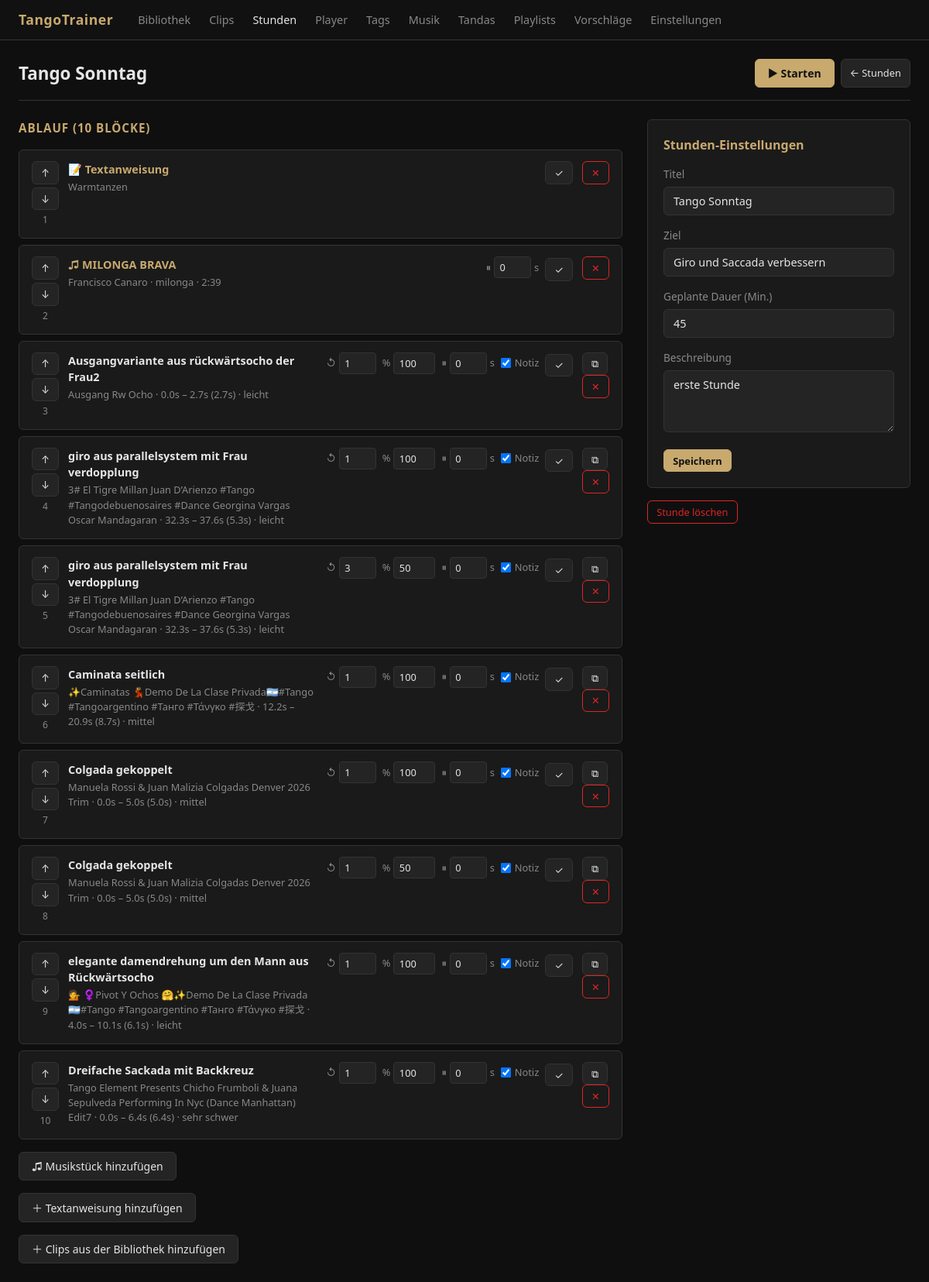
Screenshot of /lessons/1/edit with the database file from the repository.
### app/models.py (models this page shows)
class Lesson(Base):
    __tablename__ = "lessons"
    id = Column(Integer, primary_key=True, index=True)
    title = Column(String, nullable=False)
    description = Column(Text)
    goal = Column(Text)
    planned_duration = Column(Integer)
    created_at = Column(DateTime, default=datetime.utcnow)
    updated_at = Column(DateTime, default=datetime.utcnow, onupdate=datetime.utcnow)
    items = relationship(
        "LessonItem",
        back_populates="lesson",
        order_by="LessonItem.order_index",
        cascade="all, delete-orphan",
    )

class LessonItem(Base):
    __tablename__ = "lesson_items"
    id = Column(Integer, primary_key=True, index=True)
    lesson_id = Column(Integer, ForeignKey("lessons.id"), nullable=False)
    item_type = Column(String, nullable=False)
    clip_id = Column(Integer, ForeignKey("clips.id"), nullable=True)
    video_id = Column(Integer, ForeignKey("videos.id"), nullable=True)
    audio_id = Column(Integer, ForeignKey("music_tracks.id"), nullable=True)
    text_instruction = Column(Text)
    order_index = Column(Integer, nullable=False)
    loop_count = Column(Integer, default=1)
    speed = Column(Float, default=1.0)
    pause_after_seconds = Column(Integer, default=0)
    show_notes = Column(Integer, default=1)
    duration_override = Column(Integer)
    lesson = relationship("Lesson", back_populates="items")
    clip = relationship("Clip")
    video = relationship("Video")
    audio = relationship("MusicTrack")

class MusicTrack(Base):
    __tablename__ = "music_tracks"
    id = Column(Integer, primary_key=True, index=True)
    filepath = Column(String, unique=True, nullable=False)
    title = Column(String, nullable=False)
    orchestra = Column(String)
    singer = Column(String)
    year = Column(Integer)
    dance_type = Column(String)
    duration = Column(Float)
    bpm = Column(Integer)
    mood = Column(String)
    notes = Column(Text)

class Clip(Base):
    __tablename__ = "clips"
    id = Column(Integer, primary_key=True, index=True)
    video_id = Column(Integer, ForeignKey("videos.id"), nullable=False)
    title = Column(String, nullable=False)
    start_seconds = Column(Float, nullable=False)
    end_seconds = Column(Float, nullable=False)
    notes = Column(Text)
    technical_notes = Column(Text)
    leader_notes = Column(Text)
    follower_notes = Column(Text)
    adaptation_notes = Column(Text)
    difficulty = Column(String)
    practice_status = Column(String)
    thumbnail_path = Column(String)
    default_speed = Column(Float, default=1.0)
    default_loop_count = Column(Integer, default=1)
    pause_after_seconds = Column(Integer, default=0)
    created_at = Column(DateTime, default=datetime.utcnow)
    updated_at = Column(DateTime, default=datetime.utcnow, onupdate=datetime.utcnow)
    video = relationship("Video", back_populates="clips")
    tags = relationship("Tag", secondary=clip_tags, back_populates="clips")
    practice_logs = relationship("PracticeLog", back_populates="clip")

class Video(Base):
    __tablename__ = "videos"
    id = Column(Integer, primary_key=True, index=True)
    filepath = Column(String, unique=True, nullable=False)  # relative to project root
    filename = Column(String, nullable=False)
    title = Column(String, nullable=False)
    duration = Column(Float)
    thumbnail_path = Column(String)
    dancer_1 = Column(String)
    dancer_2 = Column(String)
    event = Column(String)
    year = Column(Integer)
    source_url = Column(String)
    description = Column(Text)
    dance_type = Column(String)
    status = Column(String, default="neu")
    song_title = Column(String)
    composer = Column(String)
    created_at = Column(DateTime, default=datetime.utcnow)
    updated_at = Column(DateTime, default=datetime.utcnow, onupdate=datetime.utcnow)
    clips = relationship("Clip", back_populates="video", cascade="all, delete-orphan")

### app/routers/lessons.py (the view)
@router.get("/lessons/{lesson_id}/edit", response_class=HTMLResponse)
def lesson_edit(lesson_id: int, request: Request, db: Session = Depends(get_db)):
    lesson = db.query(Lesson).filter(Lesson.id == lesson_id).first()
    if not lesson:
        raise HTTPException(status_code=404, detail="Übungsstunde nicht gefunden")
    music_tracks = db.query(MusicTrack).order_by(MusicTrack.dance_type, MusicTrack.title).all()
    return templates.TemplateResponse(
        "lesson_edit.html", {"request": request, "lesson": lesson, "music_tracks": music_tracks}
    )

### app/templates/lesson_edit.html (shortened to what this page needs)
{% extends "base.html" %}
{% block content %}
<div class="page-header">
  <h1 class="page-title">{{ lesson.title }}</h1>
  <div style="display:flex; gap:0.5rem;">
    <a href="/player/lesson/{{ lesson.id }}" class="btn btn-primary">▶ Starten</a>
    <a href="/lessons" class="btn btn-secondary btn-sm">← Stunden</a>
  </div>
</div>
<div style="display:grid; grid-template-columns:1fr 340px; gap:2rem; align-items:start;">
  <div>
    <h2 style="font-size:0.95rem; color:var(--accent); margin-bottom:1rem; text-transform:uppercase; letter-spacing:.06em;">
      Ablauf ({{ lesson.items | length }} Blöcke)
    </h2>
    <div id="lesson-items-list">
      {% include "partials/lesson_items.html" %}
    </div>
    {% if music_tracks %}
    <details style="margin-top:1rem;">
      <summary class="btn btn-secondary" style="cursor:pointer; display:inline-flex;">
        ♫ Musikstück hinzufügen
      </summary>
            {% set ns = namespace(dance="") %}
    </details>
    {% endif %}
    <details style="margin-top:1rem;">
      <summary class="btn btn-secondary" style="cursor:pointer; display:inline-flex;">
        ＋ Textanweisung hinzufügen
      </summary>
    </details>
    <div style="margin-top:1rem;">
      <a href="/clips" class="btn btn-secondary">
        ＋ Clips aus der Bibliothek hinzufügen
      </a>
    </div>
  </div>
  <div>
    <div class="clip-panel">
      <h3>Stunden-Einstellungen</h3>
      <form method="post" action="/lessons/{{ lesson.id }}/meta">
        <div class="form-group">
          <label>Titel</label>
          <input type="text" name="title" value="{{ lesson.title }}" required>
        </div>
        <div class="form-group">
          <label>Ziel</label>
          <input type="text" name="goal" value="{{ lesson.goal or '' }}"
                 placeholder="z. B. Giro verbessern">
        </div>
        <div class="form-group">
          <label>Geplante Dauer (Min.)</label>
          <input type="number" name="planned_duration"
                 value="{{ lesson.planned_duration or '' }}" min="5" max="180">
        </div>
        <div class="form-group">
          <label>Beschreibung</label>
          <textarea name="description">{{ lesson.description or '' }}</textarea>
        </div>
        <button type="submit" class="btn btn-primary btn-sm">Speichern</button>
      </form>
    </div>
    <div style="margin-top:1rem;">
      <form method="post" action="/lessons/{{ lesson.id }}/delete"
            onsubmit="return confirm('Stunde wirklich löschen?')">
        <button type="submit" class="btn btn-danger btn-sm">Stunde löschen</button>
      </form>
    </div>
  </div>
</div>
{% endblock %}

### app/templates/partials/lesson_items.html (shortened to what this page needs)
{% for item in lesson.items | sort(attribute='order_index') %}
<div class="lesson-item" id="lesson-item-{{ item.id }}">
  <div class="lesson-item-drag">
    <form method="post" action="/lessons/{{ lesson.id }}/items/{{ item.id }}/up" style="display:inline;">
      <button type="submit" class="btn btn-secondary btn-sm" title="Nach oben" {% if loop.first %}disabled{% endif %}>↑</button>
    </form>
    <form method="post" action="/lessons/{{ lesson.id }}/items/{{ item.id }}/down" style="display:inline;">
      <button type="submit" class="btn btn-secondary btn-sm" title="Nach unten" {% if loop.last %}disabled{% endif %}>↓</button>
    </form>
    <span class="lesson-item-index">{{ loop.index }}</span>
  </div>
  <div class="lesson-item-body"
       {% if item.item_type == "clip" and item.clip %}
       data-video-id="{{ item.clip.video_id }}"
       data-start="{{ item.clip.start_seconds }}"
       data-end="{{ item.clip.end_seconds }}"
       data-title="{{ item.clip.title | e }}"
       data-clip-id="{{ item.clip.id }}"
       style="cursor:pointer;"
       {% endif %}>
    {% if item.item_type == "clip" and item.clip %}
    <div class="lesson-item-title">{{ item.clip.title }}</div>
    <div class="lesson-item-meta">
      {{ item.clip.video.title }} ·
      {{ item.clip.start_seconds | round(1) }}s – {{ item.clip.end_seconds | round(1) }}s
      ({{ ((item.clip.end_seconds - item.clip.start_seconds)) | round(1) }}s)
      {% if item.clip.difficulty %} · {{ item.clip.difficulty }}{% endif %}
    </div>
    {% elif item.item_type == "text" %}
    <div class="lesson-item-title" style="color:var(--accent);">📝 Textanweisung</div>
    <div class="lesson-item-meta">{{ item.text_instruction | truncate(100) }}</div>
    {% elif item.item_type == "audio" and item.audio %}
    <div class="lesson-item-title" style="color:var(--accent);">♫ {{ item.audio.title }}</div>
    <div class="lesson-item-meta">
      {% if item.audio.orchestra %}{{ item.audio.orchestra }}{% endif %}
      {% if item.audio.dance_type %} · {{ item.audio.dance_type }}{% endif %}
      {% if item.audio.duration %} · {{ (item.audio.duration / 60) | int }}:{{ "%02d" | format(item.audio.duration | int % 60) }}{% endif %}
    </div>
    {% endif %}
  </div>
  <div class="lesson-item-settings">
    <form method="post" action="/lessons/{{ lesson.id }}/items/{{ item.id }}/update"
          style="display:flex; gap:0.5rem; align-items:center; flex-wrap:wrap;">
      {% if item.item_type == "clip" %}
      <label class="setting-label">
        ↺
        <input type="number" name="loop_count" value="{{ item.loop_count }}"
               min="1" max="20" style="width:48px;" title="Wiederholungen">
      </label>
      <label class="setting-label">
        %
        <input type="number" name="speed" value="{{ (item.speed * 100) | int }}"
               min="25" max="200" step="5" style="width:54px;" title="Geschwindigkeit %">
      </label>
      <label class="setting-label">
        ⏸
        <input type="number" name="pause_after_seconds" value="{{ item.pause_after_seconds }}"
               min="0" max="120" style="width:48px;" title="Pause danach (s)">s
      </label>
      <label class="setting-label" style="gap:0.3rem;">
        <input type="checkbox" name="show_notes" {% if item.show_notes %}checked{% endif %}>
        Notiz
      </label>
      {% elif item.item_type == "audio" %}
      <label class="setting-label">
        ⏸
        <input type="number" name="pause_after_seconds" value="{{ item.pause_after_seconds }}"
               min="0" max="120" style="width:48px;" title="Pause danach (s)">s
      </label>
      {% else %}
      <input type="hidden" name="loop_count" value="1">
      <input type="hidden" name="speed" value="100">
      <input type="hidden" name="pause_after_seconds" value="0">
      {% endif %}
      <button type="submit" class="btn btn-secondary btn-sm">✓</button>
    </form>
  </div>
  <div class="lesson-item-actions">
    {% if item.item_type == "clip" %}
    <form method="post" action="/lessons/{{ lesson.id }}/items/{{ item.id }}/duplicate" style="display:inline;">
      <button type="submit" class="btn btn-secondary btn-sm" title="Duplizieren (50% Geschwindigkeit)">⧉</button>
    </form>
    {% endif %}
    <form method="post" action="/lessons/{{ lesson.id }}/items/{{ item.id }}/delete"
          onsubmit="return confirm('Block entfernen?')">
      <button type="submit" class="btn btn-danger btn-sm">✕</button>
    </form>
  </div>
</div>
{% else %}
<p style="color:var(--text-muted); text-align:center; padding:1.5rem;">
  Noch keine Blöcke. Wähle Clips auf der <a href="/clips">Clips-Seite</a> aus.
</p>
{% endfor %}

### app/static/css/style.css (style rules this page uses)
:root { --bg: #0f0f0f; --bg-card: #1a1a1a; --bg-input: #242424; --border: #333; --text: #e5e5e5; --text-muted: #888; --accent: #c8a96e; --accent-hover: #e0c080; --danger: #dc2626; --radius: 6px; --shadow: 0 2px 8px rgba(0,0,0,0.5); }
* { box-sizing: border-box; margin: 0; padding: 0; }
body { font-family: system-ui, -apple-system, sans-serif; background: var(--bg); color: var(--text); min-height: 100vh; font-size: 15px; line-height: 1.5; }
a { color: var(--accent); text-decoration: none; }
.page-header { display: flex; align-items: center; justify-content: space-between; margin-bottom: 1.5rem; padding-bottom: 1rem; border-bottom: 1px solid var(--border); }
.page-title { font-size: 1.4rem; font-weight: 600; }
.btn { display: inline-flex; align-items: center; gap: 0.4rem; padding: 0.45rem 1rem; border-radius: var(--radius); border: 1px solid transparent; font-size: 0.875rem; cursor: pointer; transition: background 0.15s, color 0.15s; font-family: inherit; }
.btn-primary { background: var(--accent); color: #111; border-color: var(--accent); font-weight: 600; }
.btn-secondary { background: var(--bg-input); color: var(--text); border-color: var(--border); }
.btn-danger { background: transparent; color: var(--danger); border-color: var(--danger); }
.btn-sm { padding: 0.3rem 0.7rem; font-size: 0.8rem; }
.form-group { margin-bottom: 1rem; }
label { display: block; font-size: 0.85rem; color: var(--text-muted); margin-bottom: 0.35rem; }
input[type=text], input[type=number], input[type=url], textarea, select { width: 100%; background: var(--bg-input); border: 1px solid var(--border); border-radius: var(--radius); color: var(--text); padding: 0.5rem 0.75rem; font-size: 0.9rem; font-family: inherit; transition: border-color 0.15s; }
textarea { resize: vertical; min-height: 80px; }
.clip-panel { background: var(--bg-card); border: 1px solid var(--border); border-radius: var(--radius); padding: 1.25rem; }
.clip-panel h3 { font-size: 1rem; margin-bottom: 1rem; color: var(--accent); }
.lesson-item { display: flex; align-items: flex-start; gap: 0.75rem; padding: 0.875rem 1rem; background: var(--bg-card); border: 1px solid var(--border); border-radius: var(--radius); margin-bottom: 0.5rem; }
.lesson-item-drag { display: flex; flex-direction: column; align-items: center; gap: 0.25rem; flex-shrink: 0; }
.lesson-item-index { font-size: 0.75rem; color: var(--text-muted); min-width: 20px; text-align: center; }
.lesson-item-body { flex: 1; min-width: 0; }
.lesson-item-title { font-weight: 600; font-size: 0.9rem; }
.lesson-item-meta { font-size: 0.8rem; color: var(--text-muted); margin-top: 0.15rem; }
.lesson-item-settings { flex-shrink: 0; }
.lesson-item-actions { flex-shrink: 0; }
.setting-label { display: inline-flex; align-items: center; gap: 0.25rem; font-size: 0.8rem; color: var(--text-muted); }
.setting-label input[type=number] { background: var(--bg-input); border: 1px solid var(--border); color: var(--text); border-radius: 4px; padding: 0.25rem 0.4rem; font-size: 0.8rem; font-family: inherit; }

### rows the page displays
Lesson: title "Tango Sonntag", goal "Giro und Saccada verbessern", planned_duration "45", description "erste Stunde"
LessonItem: text_instruction "Warmtanzen"
LessonItem: audio "MILONGA BRAVA", audio.orchestra "Francisco Canaro", audio.dance_type "milonga", pause_after_seconds "0"
MusicTrack: (item.audio.duration/60)|int "2", item.audio.duration|int%60 "39"
LessonItem: clip "Ausgangvariante aus rückwärtsocho der Frau2", clip.video "Ausgang Rw Ocho", clip.start_seconds "0.0", clip.end_seconds "2.7", clip.difficulty "leicht", loop_count "1", speed "100", pause_after_seconds "0", show_notes "☑"
Clip: end_seconds+start_seconds "2.7"
LessonItem: clip "giro aus parallelsystem mit Frau verdopplung", clip.video "3# El Tigre Millan Juan D’Arienzo #Tango #Tangodebuenosaires #Dance Georgina Vargas Oscar Mandagaran", clip.start_seconds "32.3", clip.end_seconds "37.6", clip.difficulty "leicht", loop_count "1", speed "100", pause_after_seconds "0", show_notes "☑"
Clip: end_seconds+start_seconds "5.3"
LessonItem: clip "giro aus parallelsystem mit Frau verdopplung", clip.video "3# El Tigre Millan Juan D’Arienzo #Tango #Tangodebuenosaires #Dance Georgina Vargas Oscar Mandagaran", clip.start_seconds "32.3", clip.end_seconds "37.6", clip.difficulty "leicht", loop_count "3", speed "50", pause_after_seconds "0", show_notes "☑"
LessonItem: clip "Caminata seitlich", clip.video "✨Caminatas 💃Demo De La Clase Privada🇦🇷#Tango #Tangoargentino #Танго #Τάνγκο #探戈", clip.start_seconds "12.2", clip.end_seconds "20.9", clip.difficulty "mittel", loop_count "1", speed "100", pause_after_seconds "0", show_notes "☑"
Clip: end_seconds+start_seconds "8.7"
LessonItem: clip "Colgada gekoppelt", clip.video "Manuela Rossi & Juan Malizia Colgadas Denver 2026 Trim", clip.start_seconds "0.0", clip.end_seconds "5.0", clip.difficulty "mittel", loop_count "1", speed "100", pause_after_seconds "0", show_notes "☑"
Clip: end_seconds+start_seconds "5.0"
LessonItem: clip "Colgada gekoppelt", clip.video "Manuela Rossi & Juan Malizia Colgadas Denver 2026 Trim", clip.start_seconds "0.0", clip.end_seconds "5.0", clip.difficulty "mittel", loop_count "1", speed "50", pause_after_seconds "0", show_notes "☑"
LessonItem: clip "elegante damendrehung um den Mann aus Rückwärtsocho", clip.video "💁 ♀️Pivot Y Ochos 🤗✨Demo De La Clase Privada 🇦🇷#Tango #Tangoargentino #Танго #Τάνγκο #探戈", clip.start_seconds "4.0", clip.end_seconds "10.1", clip.difficulty "leicht", loop_count "1", speed "100", pause_after_seconds "0", show_notes "☑"
Clip: end_seconds+start_seconds "6.1"
LessonItem: clip "Dreifache Sackada mit Backkreuz", clip.video "Tango Element Presents Chicho Frumboli & Juana Sepulveda Performing In Nyc (Dance Manhattan) Edit7", clip.start_seconds "0.0", clip.end_seconds "6.4", clip.difficulty "sehr schwer", loop_count "1", speed "100", pause_after_seconds "0", show_notes "☑"
Clip: end_seconds+start_seconds "6.4"

### other values shown
{{ lesson.items | length }} "10"
